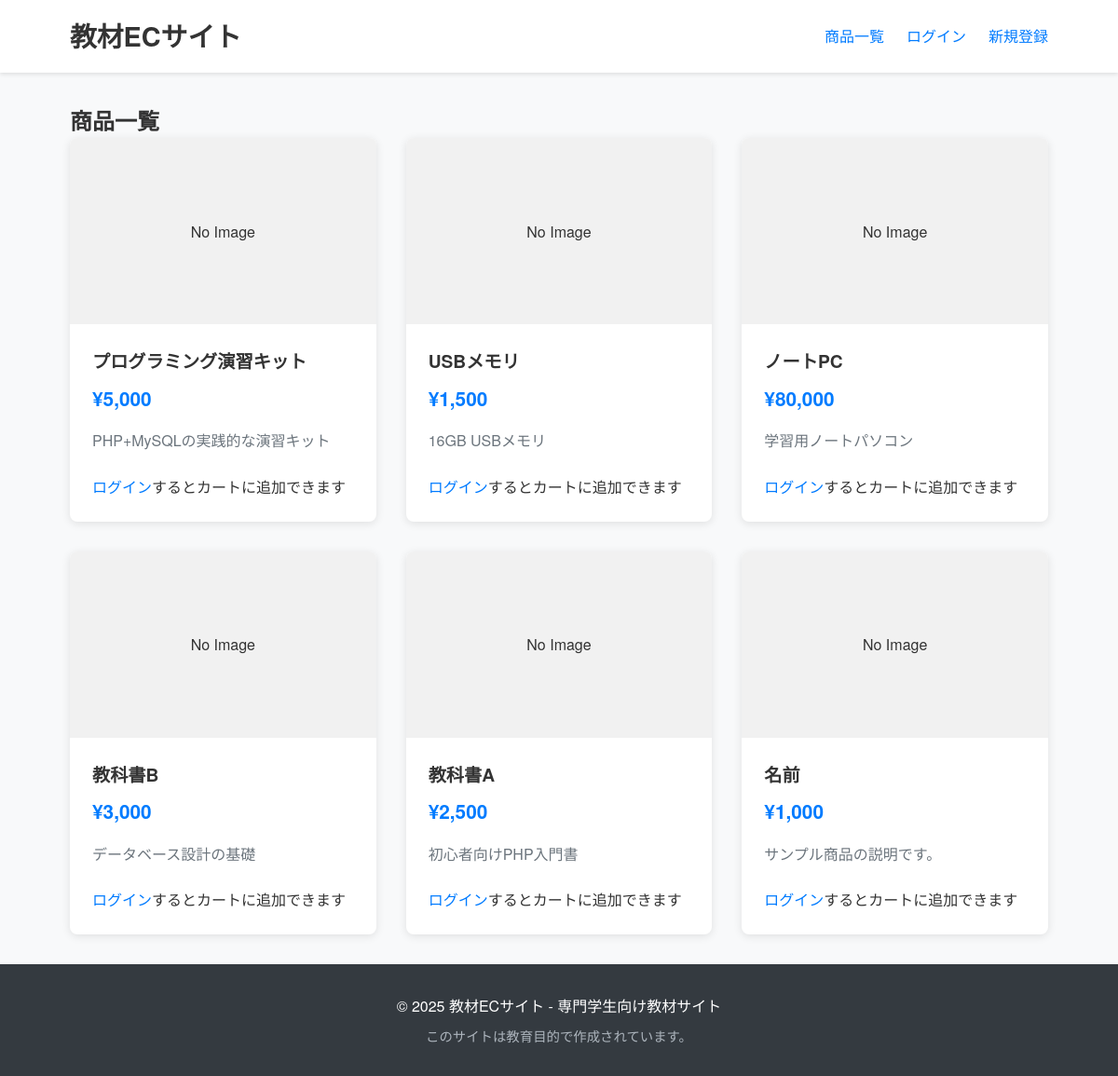
The page / on the database its author committed.
### tables this page shows
CREATE TABLE IF NOT EXISTS products (
    id INT AUTO_INCREMENT PRIMARY KEY,
    name VARCHAR(255) NOT NULL,
    price DECIMAL(10,2) NOT NULL,
    description TEXT,
    image_path VARCHAR(255),
    created_at DATETIME DEFAULT CURRENT_TIMESTAMP
);

### src/session_manager.php (called while the page is built, shortened)
<?php
require_once 'db_setup.php';
function isLoggedIn() {
    return isset($_SESSION['user_id']);
}
?>

### src/db_setup.php (called while the page is built)
<?php
require_once('./db_connect.php');
try {
    $pdo = db_connect();
    $pdo->setAttribute(PDO::ATTR_ERRMODE, PDO::ERRMODE_EXCEPTION);
} catch (PDOException $e) {
    die('Database connection failed: ' . $e->getMessage());
}
function executeQuery($sql, $params = []) {
    global $pdo;
    try {
        $stmt = $pdo->prepare($sql);
        $stmt->execute($params);
        return $stmt;
    } catch (PDOException $e) {
        die('Query execution failed: ' . $e->getMessage());
    }
}
?>

### src/index.php (the view)
<?php
require_once 'header.php';
$sql = "SELECT * FROM products ORDER BY id DESC";
$products = executeQuery($sql)->fetchAll(PDO::FETCH_ASSOC);
?>
<h2>商品一覧</h2>
<?php if (empty($products)): ?>
    <p>商品がありません。</p>
<?php else: ?>
    <div class="products-grid">
        <?php foreach ($products as $product): ?>
            <div class="product-card">
                <div class="product-image">
                    <?php if (!empty($product['image_path'])): ?>
                        <img src="<?php echo htmlspecialchars($product['image_path']); ?>" alt="<?php echo htmlspecialchars($product['name']); ?>">
                    <?php else: ?>
                        <div class="no-image">No Image</div>
                    <?php endif; ?>
                </div>
                <div class="product-info">
                    <h3 class="product-name"><?php echo htmlspecialchars($product['name']); ?></h3>
                    <p class="product-price">¥<?php echo number_format($product['price']); ?></p>
                    <p class="product-description"><?php echo htmlspecialchars($product['description']); ?></p>
                    <?php if (isLoggedIn()): ?>
                        <form action="cart_actions.php" method="post">
                            <input type="hidden" name="action" value="add">
                            <input type="hidden" name="product_id" value="<?php echo $product['id']; ?>">
                            <button type="submit" class="btn btn-primary">カートに追加</button>
                        </form>
                    <?php else: ?>
                        <p><a href="login.php">ログイン</a>するとカートに追加できます</p>
                    <?php endif; ?>
                </div>
            </div>
        <?php endforeach; ?>
    </div>
<?php endif; ?>
<?php
require_once 'footer.php';
?>

### src/header.php (shortened to what this page needs)
<?php
require_once 'session_manager.php';
?>
<!DOCTYPE html>
<html lang="ja">
<head>
    <link rel="stylesheet" href="styles.css">
</head>
<body>
    <header>
        <div class="container">
            <h1 class="site-title"><a href="index.php">教材ECサイト</a></h1>
            <nav>
                <ul class="nav-menu">
                    <li><a href="index.php">商品一覧</a></li>
                    <?php if (isLoggedIn()): ?>
                        <li><a href="cart.php">カート</a></li>
                        <li class="user-info">
                            ようこそ、<?php echo htmlspecialchars(getCurrentUserName()); ?>さん
                            <a href="logout.php" class="logout-btn">ログアウト</a>
                        </li>
                    <?php else: ?>
                        <li><a href="login.php">ログイン</a></li>
                        <li><a href="register.php">新規登録</a></li>
                    <?php endif; ?>
                </ul>
            </nav>
        </div>
    </header>
    <main class="container">

### src/footer.php
</main>
    <footer>
        <div class="container">
            <p>&copy; <?php echo date('Y'); ?> 教材ECサイト - 専門学生向け教材サイト</p>
            <p class="footer-note">このサイトは教育目的で作成されています。</p>
        </div>
    </footer>
</body>
</html>

### src/styles.css (style rules this page uses)
* { margin: 0; padding: 0; box-sizing: border-box; }
body { font-family: 'Helvetica Neue', Arial, sans-serif; line-height: 1.6; color: #333; background-color: #f8f9fa; }
.container { width: 90%; max-width: 1200px; margin: 0 auto; padding: 0 15px; }
a { color: #007bff; text-decoration: none; }
header { background-color: #fff; box-shadow: 0 2px 4px rgba(0, 0, 0, 0.1); padding: 1rem 0; margin-bottom: 2rem; }
header .container { display: flex; justify-content: space-between; align-items: center; }
.site-title { font-size: 1.8rem; }
.site-title a { color: #333; text-decoration: none; }
.nav-menu { display: flex; list-style: none; }
.nav-menu li { margin-left: 1.5rem; }
main { min-height: 70vh; padding: 1rem 0 3rem; }
footer { background-color: #343a40; color: #fff; padding: 2rem 0; margin-top: 2rem; text-align: center; }
.footer-note { margin-top: 0.5rem; font-size: 0.9rem; color: #adb5bd; }
.products-grid { display: grid; grid-template-columns: repeat(auto-fill, minmax(250px, 1fr)); gap: 2rem; }
.product-card { background-color: #fff; border-radius: 8px; overflow: hidden; box-shadow: 0 2px 10px rgba(0, 0, 0, 0.1); transition: transform 0.3s ease; }
.product-image { width: 100%; height: 200px; background-color: #f1f1f1; display: flex; align-items: center; justify-content: center; }
.product-info { padding: 1.5rem; }
.product-name { font-size: 1.2rem; margin-bottom: 0.5rem; }
.product-price { font-size: 1.3rem; font-weight: bold; color: #007bff; margin-bottom: 1rem; }
.product-description { margin-bottom: 1.5rem; color: #6c757d; }

### rows shown on the page
products: shows "No Image", name "プログラミング演習キット", price "5,000", description "PHP+MySQLの実践的な演習キット"
products: shows "No Image", name "USBメモリ", price "1,500", description "16GB USBメモリ"
products: shows "No Image", name "ノートPC", price "80,000", description "学習用ノートパソコン"
products: shows "No Image", name "教科書B", price "3,000", description "データベース設計の基礎"
products: shows "No Image", name "教科書A", price "2,500", description "初心者向けPHP入門書"
products: shows "No Image", name "名前", price "1,000", description "サンプル商品の説明です。"
